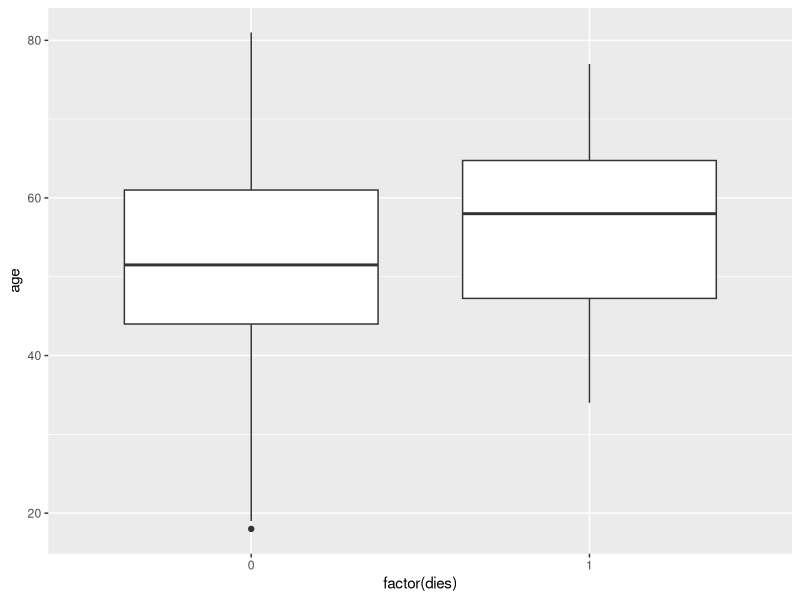
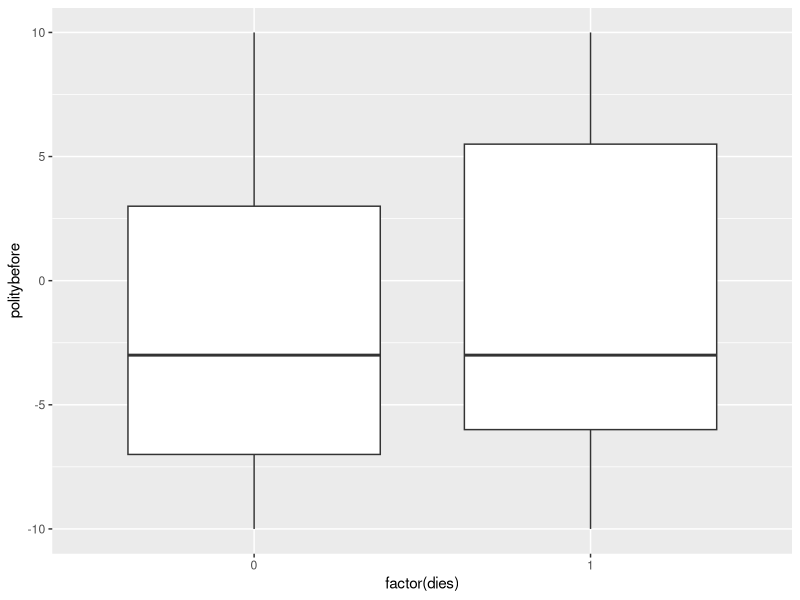

The R source for these figures, in order:
## ---- chunk 1
library(tidyverse)
leaders <- read_csv("data/leaders.csv") 
## ---- chunk 2
leaders %>%
  summarize_all(funs(sum(is.na(.))))
## ---- chunk 3
table(leaders$result, leaders$dies)
## ---- chunk 4
leaders %>%
  ggplot(aes(x = factor(dies), y = age)) +
  geom_boxplot()

## ---- chunk 5
leaders %>%
  group_by(treatment) %>%
  summarize_at(vars(age), funs(mean, sd))
## ---- chunk 6
leaders %>%
  ggplot(aes(x = factor(dies), y = politybefore)) +
  geom_boxplot()

summary(leaders$politybefore[leaders$dies == 0])
summary(leaders$politybefore[leaders$dies == 1])

leaders %>%
  group_by(treatment) %>%
  summarize_at("politybefore", funs(mean, sd, min, max))
## ---- chunk 7
leaders %>%
  group_by(dies) %>%
  summarize_at(vars(contains('warbefore')), mean)
## ---- chunk 8
leaders %>%
  filter(dies == 1) %>%
  summarize(mean_politybefore = mean(politybefore),
            mean_polityafter  = mean(polityafter)) %>%
  mutate(diff = mean_polityafter - mean_politybefore)
## ---- chunk 9
leaders %>%
  group_by(dies) %>%
  summarize(mean_polityafter  = mean(polityafter)) %>%
  mutate(diff = mean_polityafter[dies == 1] - mean_polityafter[dies == 0])
## ---- chunk 10
leaders %>%
  group_by(dies) %>%
  summarize(mean_polityafter  = mean(polityafter),
            mean_politybefore = mean(politybefore)) %>%
  mutate(diff_ba = mean_polityafter - mean_politybefore) %>%
  mutate(did = diff_ba[dies == 1] - diff_ba[dies == 0])
